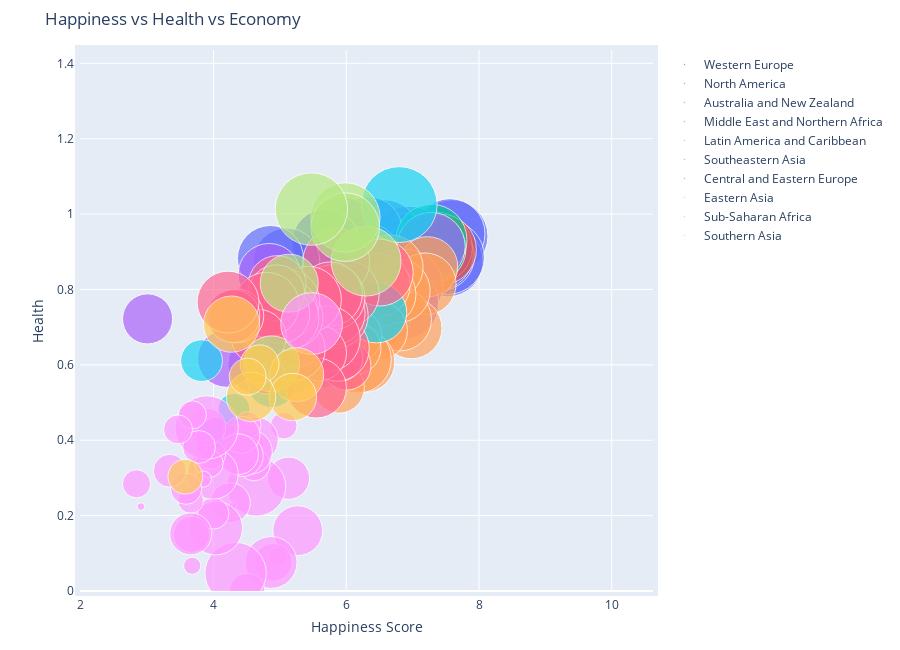

Write notebook code for a chart like this one.
### Markdown cell above
This plot above shows the relationship between different levels of trust versus happiness scores in different countries, dividing the countries accordingly.

### Code cell
import warnings
warnings.filterwarnings('ignore')

figure = bubbleplot(dataset = df, x_column = 'Happiness Score', y_column = 'Health (Life Expectancy)', 
    bubble_column = 'Country', size_column = 'Economy (GDP per Capita)', color_column = 'Region', 
    x_title = "Happiness Score", y_title = "Health", title = 'Happiness vs Health vs Economy',
    x_logscale = False, scale_bubble = 1, height = 650)

py.iplot(figure, config={'scrollzoom': True})

### Figure 1 — Plotly figure (JSON) as saved in the notebook; plotly's stock layout.template omitted (floating-point values rounded to 4 significant figures)
{"data": [{"marker": {"size": [1.397, 1.302, 1.325, 1.459, 1.29, 1.329, 1.332, 1.337, 1.564, 1.336, 1.308, 1.266, 1.328, 1.278, 1.23, 1.207, 1.251, 1.208, 1.208, 1.16, 1.154], "sizemode": "area", "sizeref": 0.0005283}, "mode": "markers", "name": "Western Europe", "text": ["Switzerland", "Iceland", "Denmark", "Norway", "Finland", "Netherlands", "Sweden", "Austria", "Luxembourg", "Ireland", "Belgium", "United Kingdom", "Germany", "France", "Spain", "Malta", "Italy", "North Cyprus", "Cyprus", "Portugal", "Greece"], "type": "scatter", "x": [7.587, 7.561, 7.527, 7.522, 7.406, 7.378, 7.364, 7.2, 6.946, 6.94, 6.937, 6.867, 6.75, 6.575, 6.329, 6.302, 5.948, 5.695, 5.689, 5.102, 4.857], "y": [0.9414, 0.9478, 0.8746, 0.8852, 0.8891, 0.8928, 0.9109, 0.8904, 0.9189, 0.8953, 0.8967, 0.9094, 0.8919, 0.9458, 0.9556, 0.8872, 0.9545, 0.9236, 0.9236, 0.8752, 0.8821]}, {"marker": {"size": [1.326, 1.395], "sizemode": "area", "sizeref": 0.0005283}, "mode": "markers", "name": "North America", "text": ["Canada", "United States"], "type": "scatter", "x": [7.427, 7.119], "y": [0.9056, 0.8618]}, {"marker": {"size": [1.25, 1.334], "sizemode": "area", "sizeref": 0.0005283}, "mode": "markers", "name": "Australia and New Zealand", "text": ["New Zealand", "Australia"], "type": "scatter", "x": [7.286, 7.284], "y": [0.9084, 0.9316]}, {"marker": {"size": [1.229, 1.427, 1.36, 1.69, 1.395, 1.554, 1.324, 1.131, 0.9393, 1.061, 0.902, 0.7348, 1.026, 0.8811, 0.5987, 1.009, 0.9855, 0.8818, 0.5465, 0.6632], "sizemode": "area", "sizeref": 0.0005283}, "mode": "markers", "name": "Middle East and Northern Africa", "text": ["Israel", "United Arab Emirates", "Oman", "Qatar", "Saudi Arabia", "Kuwait", "Bahrain", "Libya", "Algeria", "Turkey", "Jordan", "Morocco", "Lebanon", "Tunisia", "Palestinian Territories", "Iran", "Iraq", "Egypt", "Yemen", "Syria"], "type": "scatter", "x": [7.278, 6.901, 6.853, 6.611, 6.411, 6.295, 5.96, 5.754, 5.605, 5.332, 5.192, 5.013, 4.839, 4.739, 4.715, 4.686, 4.677, 4.194, 4.077, 3.006], "y": [0.9139, 0.8093, 0.7628, 0.7973, 0.7202, 0.7249, 0.7472, 0.7038, 0.6177, 0.7317, 0.6964, 0.6095, 0.8395, 0.7379, 0.6602, 0.698, 0.6024, 0.6171, 0.4006, 0.7219]}, {"marker": {"size": [0.9558, 1.021, 0.9812, 1.044, 1.064, 1.107, 1.054, 1.062, 0.9186, 0.9953, 1.212, 0.7645, 0.7455, 0.864, 0.6813, 0.7599, 0.5933, 0.9002, 0.8104, 0.8954, 0.5953, 0.2667], "sizemode": "area", "sizeref": 0.0005283}, "mode": "markers", "name": "Latin America and Caribbean", "text": ["Costa Rica", "Mexico", "Brazil", "Venezuela", "Panama", "Chile", "Argentina", "Uruguay", "Colombia", "Suriname", "Trinidad and Tobago", "El Salvador", "Guatemala", "Ecuador", "Bolivia", "Paraguay", "Nicaragua", "Peru", "Jamaica", "Dominican Republic", "Honduras", "Haiti"], "type": "scatter", "x": [7.226, 7.187, 6.983, 6.81, 6.786, 6.67, 6.574, 6.485, 6.477, 6.269, 6.168, 6.13, 6.123, 5.975, 5.89, 5.878, 5.828, 5.824, 5.709, 4.885, 4.788, 4.518], "y": [0.8603, 0.8144, 0.697, 0.7205, 0.7966, 0.8586, 0.7872, 0.8116, 0.6908, 0.6082, 0.6148, 0.6774, 0.6442, 0.7907, 0.5392, 0.661, 0.7431, 0.7302, 0.6874, 0.6683, 0.6951, 0.3885]}, {"marker": {"size": [1.522, 0.9669, 1.125, 0.8283, 0.6322, 0.7053, 0.5907, 0.2711, 0.4604], "sizemode": "area", "sizeref": 0.0005283}, "mode": "markers", "name": "Southeastern Asia", "text": ["Singapore", "Thailand", "Malaysia", "Indonesia", "Vietnam", "Philippines", "Laos", "Myanmar", "Cambodia"], "type": "scatter", "x": [6.798, 6.455, 5.77, 5.399, 5.36, 5.073, 4.876, 4.307, 3.819], "y": [1.025, 0.7385, 0.7239, 0.6379, 0.7468, 0.5811, 0.5491, 0.4825, 0.6111]}, {"marker": {"size": [1.179, 0.6324, 1.169, 0.5945, 1.123, 1.185, 1.147, 1.032, 1.126, 1.083, 1.138, 0.8015, 0.9585, 1.152, 0.4743, 1.024, 0.9744, 1.043, 0.9205, 1.113, 0.9185, 0.8787, 0.8322, 1.121, 0.3905, 0.7991, 0.7682, 0.7419, 1.012], "sizemode": "area", "sizeref": 0.0005283}, "mode": "markers", "name": "Central and Eastern Europe", "text": ["Czech Republic", "Uzbekistan", "Slovakia", "Moldova", "Kazakhstan", "Slovenia", "Lithuania", "Belarus", "Poland", "Croatia", "Russia", "Kosovo", "Turkmenistan", "Estonia", "Kyrgyzstan", "Azerbaijan", "Montenegro", "Romania", "Serbia", "Latvia", "Macedonia", "Albania", "Bosnia and Herzegovina", "Hungary", "Tajikistan", "Ukraine", "Armenia", "Georgia", "Bulgaria"], "type": "scatter", "x": [6.505, 6.003, 5.995, 5.889, 5.855, 5.848, 5.833, 5.813, 5.791, 5.759, 5.716, 5.589, 5.548, 5.429, 5.286, 5.212, 5.192, 5.124, 5.123, 5.098, 5.007, 4.959, 4.949, 4.8, 4.786, 4.681, 4.35, 4.297, 4.218], "y": [0.8448, 0.5977, 0.789, 0.6183, 0.6437, 0.8734, 0.7313, 0.7361, 0.779, 0.7881, 0.6693, 0.6313, 0.5389, 0.7736, 0.6509, 0.6404, 0.7252, 0.7689, 0.7484, 0.7244, 0.7355, 0.8133, 0.7908, 0.7591, 0.5738, 0.6739, 0.7299, 0.7293, 0.7665]}, {"marker": {"size": [1.291, 1.271, 1.245, 1.386, 0.8901, 0.8282], "sizemode": "area", "sizeref": 0.0005283}, "mode": "markers", "name": "Eastern Asia", "text": ["Taiwan", "Japan", "South Korea", "Hong Kong", "China", "Mongolia"], "type": "scatter", "x": [6.298, 5.987, 5.984, 5.474, 5.14, 4.874], "y": [0.8753, 0.9911, 0.9654, 1.013, 0.8166, 0.6027]}, {"marker": {"size": [1.008, 0.6543, 0.4704, 0.1885, 0.08308, 0.3755, 0.7121, 0.9205, 0.5456, 0.271, 0.0712, 0.5211, 0, 0.1907, 0.3302, 0.4541, 0.3647, 0.4402, 0.9936, 0.01604, 0.4225, 0.7578, 0.2607, 0.6787, 0.2391, 0.211, 0.365, 1.06, 0.0694, 0.2852, 0.2082, 0.0785, 0.3419, 0.1742, 0.4653, 0.2581, 0.2221, 0.2867, 0.0153, 0.2087], "sizemode": "area", "sizeref": 0.0005283}, "mode": "markers", "name": "Sub-Saharan Africa", "text": ["Mauritius", "Nigeria", "Zambia", "Somaliland region", "Mozambique", "Lesotho", "Swaziland", "South Africa", "Ghana", "Zimbabwe", "Liberia", "Sudan", "Congo (Kinshasa)", "Ethiopia", "Sierra Leone", "Mauritania", "Kenya", "Djibouti", "Botswana", "Malawi", "Cameroon", "Angola", "Mali", "Congo (Brazzaville)", "Comoros", "Uganda", "Senegal", "Gabon", "Niger", "Tanzania", "Madagascar", "Central African Republic", "Chad", "Guinea", "Ivory Coast", "Burkina Faso", "Rwanda", "Benin", "Burundi", "Togo"], "type": "scatter", "x": [5.477, 5.268, 5.129, 5.057, 4.971, 4.898, 4.867, 4.642, 4.633, 4.61, 4.571, 4.55, 4.517, 4.512, 4.507, 4.436, 4.419, 4.369, 4.332, 4.292, 4.252, 4.033, 3.995, 3.989, 3.956, 3.931, 3.904, 3.896, 3.845, 3.781, 3.681, 3.678, 3.667, 3.656, 3.655, 3.587, 3.465, 3.34, 2.905, 2.839], "y": [0.7095, 0.1601, 0.2992, 0.4387, 0.09131, 0.07612, 0.07566, 0.2769, 0.4013, 0.3347, 0.342, 0.3688, 0.09806, 0.4405, 0, 0.3587, 0.4143, 0.3629, 0.04776, 0.2256, 0.234, 0.1668, 0.2058, 0.3105, 0.3631, 0.3386, 0.4354, 0.4337, 0.2971, 0.3821, 0.4672, 0.06699, 0.1501, 0.2401, 0.1519, 0.2712, 0.4286, 0.3191, 0.224, 0.2844]}, {"marker": {"size": [0.7704, 0.5954, 0.3975, 0.645, 0.36, 0.8352, 0.3198], "sizemode": "area", "sizeref": 0.0005283}, "mode": "markers", "name": "Southern Asia", "text": ["Bhutan", "Pakistan", "Bangladesh", "India", "Nepal", "Sri Lanka", "Afghanistan"], "type": "scatter", "x": [5.253, 5.194, 4.694, 4.565, 4.514, 4.271, 3.575], "y": [0.5741, 0.5147, 0.6016, 0.5153, 0.5687, 0.7081, 0.3034]}], "layout": {"height": 650, "hovermode": "closest", "margin": {"b": 50, "pad": 5, "t": 50}, "showlegend": true, "title": {"text": "Happiness vs Health vs Economy"}, "xaxis": {"autorange": false, "range": [1.987, 10.62], "title": {"text": "Happiness Score"}}, "yaxis": {"autorange": false, "range": [0, 1.435], "title": {"text": "Health"}}}}
